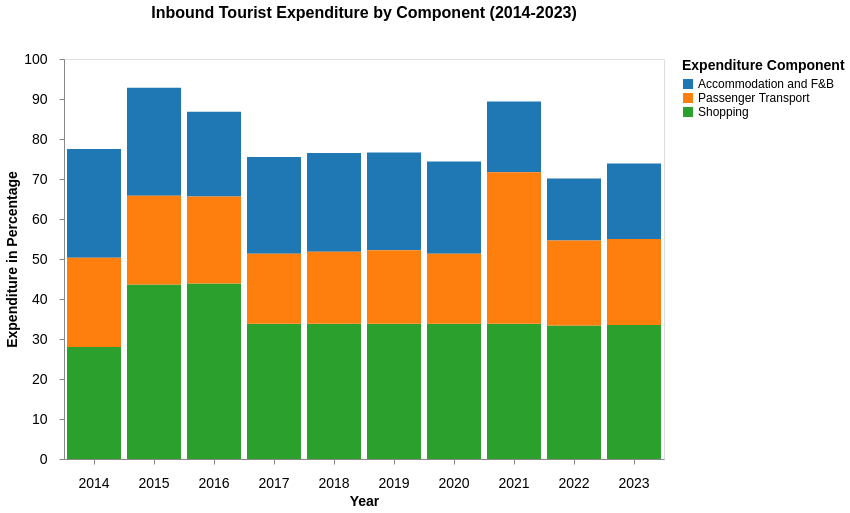

The specification (Vega-Lite) saved for this image:
### Vega-Lite specification from a JSON file in a GitHub repository (floating-point values rounded to 4 significant figures)
{"$schema": "https://vega.github.io/schema/vega-lite/v5.json", "title": {"text": "Inbound Tourist Expenditure by Component (2014-2023)", "fontSize": 16, "anchor": "middle", "fontWeight": "bold", "subtitle": " ", "subtitlePadding": 16}, "width": 600, "height": 400, "data": {"values": [{"Year": "2014", "Component": "Shopping", "Expenditure": 28}, {"Year": "2014", "Component": "Accommodation and F&B", "Expenditure": 27.2}, {"Year": "2014", "Component": "Passenger Transport", "Expenditure": 22.3}, {"Year": "2015", "Component": "Shopping", "Expenditure": 43.6}, {"Year": "2015", "Component": "Accommodation and F&B", "Expenditure": 27}, {"Year": "2015", "Component": "Passenger Transport", "Expenditure": 22.2}, {"Year": "2016", "Component": "Shopping", "Expenditure": 43.9}, {"Year": "2016", "Component": "Accommodation and F&B", "Expenditure": 21.2}, {"Year": "2016", "Component": "Passenger Transport", "Expenditure": 21.7}, {"Year": "2017", "Component": "Shopping", "Expenditure": 33.8}, {"Year": "2017", "Component": "Accommodation and F&B", "Expenditure": 24.2}, {"Year": "2017", "Component": "Passenger Transport", "Expenditure": 17.5}, {"Year": "2018", "Component": "Shopping", "Expenditure": 33.8}, {"Year": "2018", "Component": "Accommodation and F&B", "Expenditure": 24.7}, {"Year": "2018", "Component": "Passenger Transport", "Expenditure": 18}, {"Year": "2019", "Component": "Shopping", "Expenditure": 33.8}, {"Year": "2019", "Component": "Accommodation and F&B", "Expenditure": 24.4}, {"Year": "2019", "Component": "Passenger Transport", "Expenditure": 18.4}, {"Year": "2020", "Component": "Shopping", "Expenditure": 33.8}, {"Year": "2020", "Component": "Accommodation and F&B", "Expenditure": 23.1}, {"Year": "2020", "Component": "Passenger Transport", "Expenditure": 17.5}, {"Year": "2021", "Component": "Shopping", "Expenditure": 33.8}, {"Year": "2021", "Component": "Accommodation and F&B", "Expenditure": 17.7}, {"Year": "2021", "Component": "Passenger Transport", "Expenditure": 37.9}, {"Year": "2022", "Component": "Shopping", "Expenditure": 33.4}, {"Year": "2022", "Component": "Accommodation and F&B", "Expenditure": 15.5}, {"Year": "2022", "Component": "Passenger Transport", "Expenditure": 21.2}, {"Year": "2023", "Component": "Shopping", "Expenditure": 33.5}, {"Year": "2023", "Component": "Accommodation and F&B", "Expenditure": 18.9}, {"Year": "2023", "Component": "Passenger Transport", "Expenditure": 21.5}]}, "params": [{"name": "yearSelect", "value": "All", "bind": {"input": "select", "options": ["All", "2014", "2015", "2016", "2017", "2018", "2019", "2020", "2021", "2022", "2023"], "name": "Select Year"}}], "mark": "bar", "encoding": {"x": {"field": "Year", "type": "ordinal", "title": "Year", "axis": {"labelAngle": 0, "labelFontSize": 14, "titleFontSize": 14, "labelPadding": 12, "grid": false}}, "y": {"field": "Expenditure", "type": "quantitative", "title": "Expenditure in Percentage", "axis": {"labelPadding": 12, "labelFontSize": 14, "titleFontSize": 14, "grid": false}, "scale": {"domain": [0, 100]}}, "color": {"field": "Component", "type": "nominal", "title": "Expenditure Component", "scale": {"scheme": "category10"}, "legend": {"title": "Expenditure Component", "orient": "right", "labelFontSize": 12, "titleFontSize": 14, "labelPadding": 12}}, "opacity": {"condition": [{"test": "yearSelect == 'All'", "value": 1}, {"test": "datum.Year == yearSelect", "value": 1}], "value": 0.3}, "tooltip": [{"field": "Year", "title": "Year"}, {"field": "Component", "title": "Expenditure Component"}, {"field": "Expenditure", "title": "Expenditure in Percentage", "format": ".2f"}]}}
